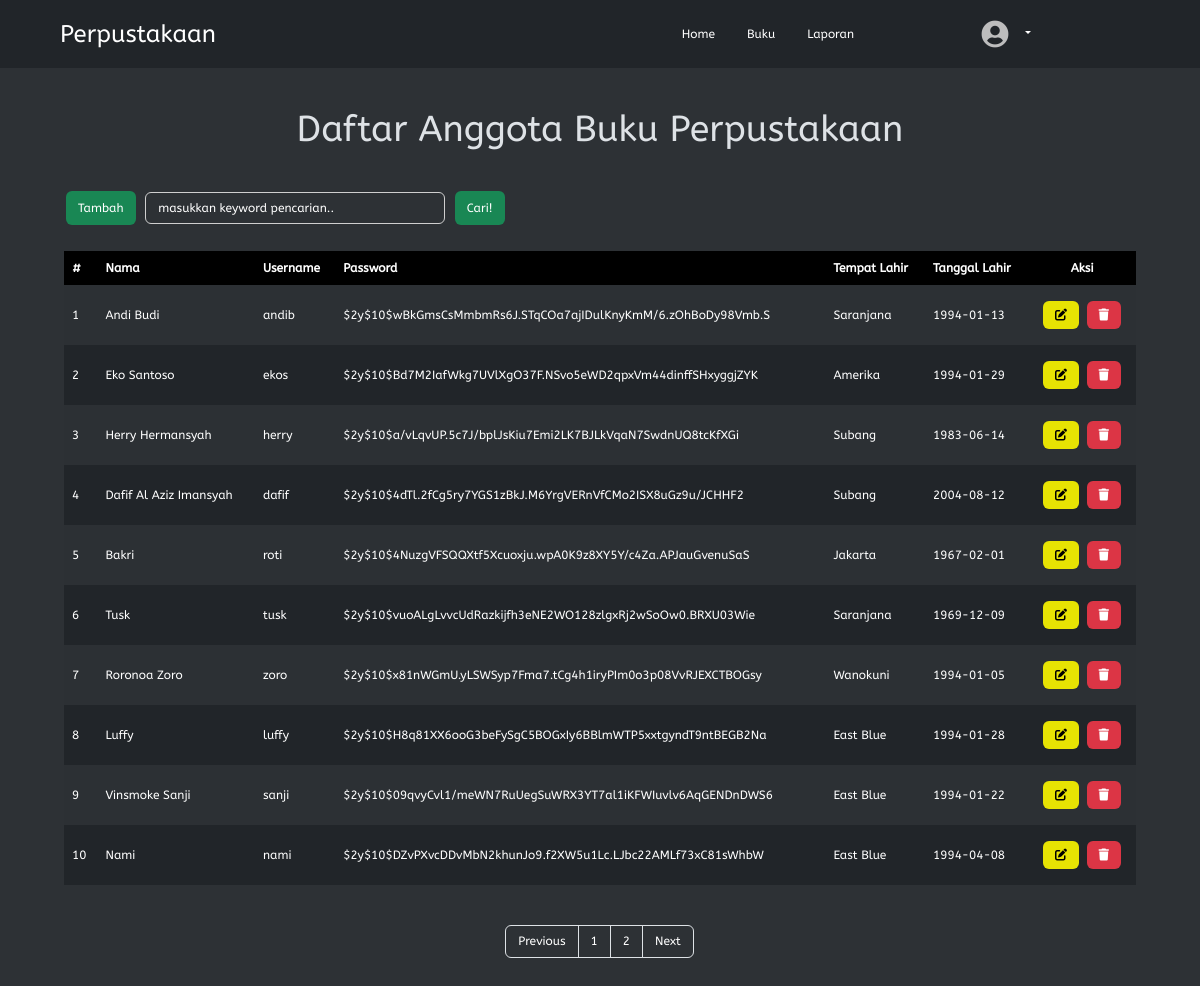
The app's page /php/anggota/anggota.php with its own data.
### tables this page shows
CREATE TABLE `t_anggota` (
  `f_id` int(11) NOT NULL,
  `f_nama` varchar(200) DEFAULT NULL,
  `f_username` varchar(200) NOT NULL,
  `f_password` varchar(200) NOT NULL,
  `f_tempatlahir` varchar(100) DEFAULT NULL,
  `f_tanggallahir` date DEFAULT NULL
);

### php/dbcontroller.php (called while the page is built, shortened)
<?php
class DBConnection {
	private $host = 'localhost';
	private $user = 'root';
	private $password = '';
	private $dbname = 'prausk_sukenmfauzan';
	public $conn;
	public function __construct() {
		$this->conn = mysqli_connect($this->host, $this->user, $this->password, $this->dbname);
	}
	public function getALL($sql)
	{
		$result = mysqli_query($this->conn, $sql);
		while ($row = mysqli_fetch_assoc($result)) {
			$data[] = $row;
		}
		if (!empty($data)) {
			return $data;
		}
	}
	public function rowCOUNT($sql)
	{
		$result = mysqli_query($this->conn, $sql);
		$count = mysqli_num_rows($result);
		return $count;
	}
}
?>

### php/anggota/anggota.php (the view, shortened to what this page needs)
<?php
require_once '../dbcontroller.php';
$db = new DBConnection();
$jumlahdataperhalaman = 10;
$totaldata = $db->rowCOUNT('SELECT * FROM t_anggota');
$jumlahhalaman = ceil($totaldata / $jumlahdataperhalaman);
if (isset($_GET['halaman'])) {
	$halamanberapa = $_GET['halaman'];
} else {
	$halamanberapa = 1;
}
$halaman = isset($_GET['halaman']) ? (int) $_GET['halaman'] : 1;
$awaldata = $jumlahdataperhalaman * $halamanberapa - $jumlahdataperhalaman;
$Previous = $halaman - 1;
$Next = $halaman + 1;
$halamanawal =
$halaman > 1 ? $halaman * $jumlahdataperhalaman - $jumlahdataperhalaman : 0;
$pengguna = $db->getALL("SELECT * FROM t_anggota ORDER BY f_id ASC LIMIT " . $awaldata . "," . $jumlahdataperhalaman);
?>
<!DOCTYPE html>
<html lang="en">
<head>
	<link rel="stylesheet" href="../../assets/style/style.css">
	<link rel="stylesheet" href="../../assets/bootstrap-5.3.0/css/bootstrap.min.css">
	<link rel="stylesheet" href="../../assets/fontawesome/css/all.min.css">
	<link rel="stylesheet" href="../../assets/fontawesome/css/fontawesome.min.css">
	<link rel="stylesheet" href="../../assets/fontawesome/css/solid.min.css">
	<link rel="stylesheet" href="../../node_modules/sweetalert2/dist/sweetalert2.min.css">
</head>
<body data-bs-theme="dark">
	<div class="container-fluid">
		<header class="d-flex flex-wrap align-items-center justify-content-center justify-content-around py-3 px-5">
			<a href="../home/index.php" class="d-flex align-items-center mb-3 mb-md-0 me-md-auto text-white text-decoration-none">
				<span class="fs-4">Perpustakaan</span>
			</a>
			<ul class="nav col-12 col-md-auto mb-2 justify-content-center mb-md-0">
				<li class="nav-item">
					<a href="../home/index.php" class="nav-link text-white" aria-current="page">
						Home
					</a>
				</li>
				<li>
					<a href="../buku/buku.php" class="nav-link text-white">
						Buku
					</a>
				</li>
				<?php if ($_SESSION['level'] == 'Admin' || 'Pustakawan') {
					echo '<li>
					<a href="../laporan/laporan.php" class="nav-link text-white">
					Laporan
					</a>
					</li>';
				}?>
			</ul>
			<div class="d-flex col-md-3 text-end align-items-center justify-content-center">
					<div class="dropdown text-end">
						<a href="#" class="text-white text-decoration-none dropdown-toggle" data-bs-toggle="dropdown" aria-expanded="false">
							<img src="../../assets/profil/default-profil.png" alt="" width="32" height="32" class="rounded-circle me-2">
						</a>
					</div>
				</div>
			</header>
		</div>
		<div class="content">
			<center><h1>Daftar Anggota Buku Perpustakaan</h1></center>
			<form action="" method="post">
				<a href="tambahAnggota.php" class="tbl-cari">Tambah</a>
				<input type="text" name="keyword" id="keyword" size="40" autofocus placeholder="masukkan keyword pencarian.." autocomplete="off">
				<button type="submit" name="cari" class="tbl-cari">Cari!</button>
			</form>
			<br>
			<table border="0" cellpadding="10" cellspacing="0" class="mb-3">
				<thead>
					<tr>
						<th>#</th>
						<th>Nama</th>
						<th>Username</th>
						<th>Password</th>
						<th>Tempat Lahir</th>
						<th>Tanggal Lahir</th>
						<th><center>Aksi</center></th>
					</tr>
				</thead>
				<?php $i = $halamanawal + 1;
				?>
				<?php if(!empty($pengguna)) {
					foreach( $pengguna as $data ) : ?>
					<tr>
						<td><?= $i; ?></td>
						<td><?= $data["f_nama"]; ?></td>
						<td><?= $data["f_username"]; ?></td>
						<td><?= $data["f_password"]; ?></td>
						<td><?= $data["f_tempatlahir"]; ?></td>
						<td><?= $data["f_tanggallahir"]; ?></td>
						<td>
							<center>
								<a href="ubahAnggota.php?id=<?= $data["f_id"]; ?>"><i class="fa-sharp fa-solid fa-edit tbl-edit"></i></a>
								<a href="hapusAnggota.php?id=<?= $data["f_id"]; ?>" onclick="return confirm('yakin?');"><i class="fa-sharp fa-solid fa-trash tbl-hapus"></i></a>
							</center>
						</td>
					</tr>
					<?php $i++; ?>
				<?php endforeach;} ?>
			</table>
			<div class="pagination-flex">
				<div class="pagination mt-4">
					<ul class="page-list">
						<li class="page-item">
							<a class="page-link" <?php if ($halaman > 1) {
								echo "href='?halaman=$Previous'";
							} ?>>Previous</a>
						</li>
						<?php for ($i = 1; $i <= $jumlahhalaman; $i++): ?>
							<li class="page-item"><a class="page-link" href="?halaman=<?= $i ?>"><?= $i ?></a></li>
						<?php endfor; ?>
						<li class="page-item">
							<a  class="page-link" <?php if (
								$halaman < $jumlahhalaman
							) {
								echo "href='?halaman=$Next'";
							} ?>>Next</a>
						</li>
					</ul>
				</div>
			</div>
		</div>
	</body>
	</html>

### assets/style/style.css (style rules this page uses)
* { box-sizing: border-box; font-family: 'AbeeZee', sans-serif; transition: all 0.5s ease; scroll-behavior: smooth; margin: 0; padding: 0; }
body { font-family: 'AbeeZee', sans-serif; background-color: #2e2e2e; font-size: 12px !important; max-width: 100%; height: 100%; color: #fff; }
.content { padding: 2rem 4rem; background-color: #2D3135; display: block; width: 100%; min-height: 100vh; }
table { width: 100%; color: #fff; margin-bottom: .5rem; border-collapse: unset !important ; border: none; }
table tr { border: 1px solid #000; }
table tr th { text-align: left; padding: 8px; height: 25px; }
table tr td { overflow: hidden; text-align: left; padding: 2px 8px 4px 8px; }
#keyword { background-color: #2D3135; color: #fff; border: 1px solid rgb(207, 207, 207); border-radius: 0.375rem; padding: 6px 12px 6px 12px; width: 300px; margin: 0px 4px 0px 4px; font-size: 12px; font-weight: normal; line-height: 1.5; transition: border-color .15s ease-in-out, box-shadow .15s ease-in-out; }
#keyword::placeholder { color: #fff; font-family: 'AbeeZee'; }
input[type="text"] { background-color: #2D3135; color: #fff; border: 1px solid rgb(207, 207, 207); border-radius: 0.375rem; padding: 6px 12px 6px 12px; width: 100%; margin: 0px 4px 10px 0px; font-size: 1rem; font-weight: normal; line-height: 1.5; transition: border-color .15s ease-in-out, box-shadow .15s ease-in-out; }
.tbl-cari { background-color: #198754; border: none; color: rgb(255, 255, 255); padding: 8px 12px; text-align: center; text-decoration: none; display: inline-block; margin: 8px 2px; cursor: pointer; border-radius: 0.375rem; }
.tbl-hapus { background-color: #dc3545; border: none; color: rgb(255, 255, 255); padding: 8px 12px; text-align: center; text-decoration: none; display: inline-block; margin: 8px 2px; cursor: pointer; border-radius: 0.375rem; }
.tbl-edit { background-color: #e7e303; border: none; color: rgb(0, 0, 0); padding: 8px 12px; text-align: center; text-decoration: none; display: inline-block; margin: 8px 2px; cursor: pointer; border-radius: 0.375rem; }
.pagination { display: inline-block; box-sizing: border-box; }
.page-item:first-child .page-link { margin-left: 0; border-top-left-radius: 0.25rem; border-bottom-left-radius: 0.25rem; box-sizing: border-box; }
.page-item:last-child .page-link { margin-left: 0; border-top-right-radius: 0.25rem; border-bottom-right-radius: 0.25rem; box-sizing: border-box; }
.pagination .page-list { display: flex; padding-left: 0; list-style: none; border-radius: 0.25rem; flex-direction: row; flex-wrap: nowrap; box-sizing: border-box; }
.pagination .page-list .page-link { position: relative; display: block; padding: 0.5rem 0.75rem; margin-left: -1px; line-height: 1.25; color: #ffffff; background-color:#2D3135; border: 1px solid #dee2e6; text-decoration: none; box-sizing: border-box; font-size: 12px; }
.pagination-flex { display: flex; flex-direction: row; flex-wrap: nowrap; justify-content: center; align-items: center; align-content: stretch; margin-bottom: 1.5rem; }

### php/anggota/anggota.php (style rules this page uses)
table { border: none; }
table tr td { padding: .5rem; }
table thead tr th { background-color: #000; color: #fff; }
table tr:nth-child(even) { background-color: #212529; }
table tr:nth-child(odd) { background-color: #2c3034; }
h1 { font-size: 2.25rem; margin: .5rem 0 2rem 0; }

### records on screen
t_anggota: f_nama "Andi Budi", f_username "andib", f_password "$2y$10$wBkGmsCsMmbmRs6J.STqCOa7ajIDulKnyKmM/6.zOhBoDy98Vmb.S", f_tempatlahir "Saranjana", f_tanggallahir "1994-01-13"
t_anggota: f_nama "Eko Santoso", f_username "ekos", f_password "$2y$10$Bd7M2IafWkg7UVlXgO37F.NSvo5eWD2qpxVm44dinffSHxyggjZYK", f_tempatlahir "Amerika", f_tanggallahir "1994-01-29"
t_anggota: f_nama "Herry Hermansyah", f_username "herry", f_password "$2y$10$a/vLqvUP.5c7J/bplJsKiu7Emi2LK7BJLkVqaN7SwdnUQ8tcKfXGi", f_tempatlahir "Subang", f_tanggallahir "1983-06-14"
t_anggota: f_nama "Dafif Al Aziz Imansyah", f_username "dafif", f_password "$2y$10$4dTl.2fCg5ry7YGS1zBkJ.M6YrgVERnVfCMo2ISX8uGz9u/JCHHF2", f_tempatlahir "Subang", f_tanggallahir "2004-08-12"
t_anggota: f_nama "Bakri", f_username "roti", f_password "$2y$10$4NuzgVFSQQXtf5Xcuoxju.wpA0K9z8XY5Y/c4Za.APJauGvenuSaS", f_tempatlahir "Jakarta", f_tanggallahir "1967-02-01"
t_anggota: f_nama "Tusk", f_username "tusk", f_password "$2y$10$vuoALgLvvcUdRazkijfh3eNE2WO128zlgxRj2wSoOw0.BRXU03Wie", f_tempatlahir "Saranjana", f_tanggallahir "1969-12-09"
t_anggota: f_nama "Roronoa Zoro", f_username "zoro", f_password "$2y$10$x81nWGmU.yLSWSyp7Fma7.tCg4h1iryPIm0o3p08VvRJEXCTBOGsy", f_tempatlahir "Wanokuni", f_tanggallahir "1994-01-05"
t_anggota: f_nama "Luffy", f_username "luffy", f_password "$2y$10$H8q81XX6ooG3beFySgC5BOGxIy6BBlmWTP5xxtgyndT9ntBEGB2Na", f_tempatlahir "East Blue", f_tanggallahir "1994-01-28"
t_anggota: f_nama "Vinsmoke Sanji", f_username "sanji", f_password "$2y$10$09qvyCvl1/meWN7RuUegSuWRX3YT7al1iKFWIuvlv6AqGENDnDWS6", f_tempatlahir "East Blue", f_tanggallahir "1994-01-22"
t_anggota: f_nama "Nami", f_username "nami", f_password "$2y$10$DZvPXvcDDvMbN2khunJo9.f2XW5u1Lc.LJbc22AMLf73xC81sWhbW", f_tempatlahir "East Blue", f_tanggallahir "1994-04-08"
